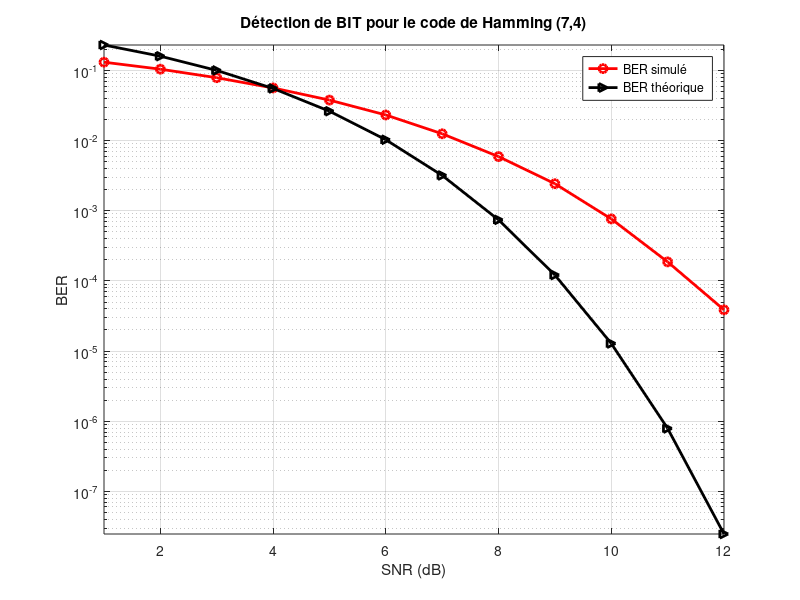

MATLAB code to generate this figure:
close all;
clear all;
clc;

SNRdB = 1:1:12;                           % SNR en dB
SNR = 10.^(SNRdB./10);                     % SNR à l'échelle linéaire
info_word_length = 100000;                 % Nombre de mots d'information
n = 7; 
k = 4;                                     % Paramètres du code de Hamming
num_trials = 4;                            % Nombre d'essais Monte Carlo
ber = zeros(length(SNR), 1);               % BER simulé

info_word = floor(2 * rand(k, info_word_length, num_trials));  % Génération de bits d'information aléatoires
code_bit5 = xor(info_word(1,:,:), xor(info_word(2,:,:), info_word(3,:,:)));   % Premier bit de parité
code_bit6 = xor(info_word(1,:,:), xor(info_word(3,:,:), info_word(4,:,:)));   % Deuxième bit de parité
code_bit7 = xor(info_word(1,:,:), xor(info_word(2,:,:), info_word(4,:,:)));   % Troisième bit de parité
code_word = [info_word; code_bit5; code_bit6; code_bit7];       % Mot d'information codé avec bits de parité
code_word(code_word == 0) = -1;              % Conversion des bits 0 en -1

H = [1 1 1;
     1 1 0; 
     1 0 1; 
     0 1 1; 
     1 0 0; 
     0 1 0; 
     0 0 1];     % Matrice de vérification de parité
C = de2bi((0:2^(k)-1));                       % Tous les bits de longueur k (stockés dans la matrice de mots de code valides 'C')
C = de2bi((0:2^(k)-1));                       % Tous les bits de longueur k (stockés dans la matrice de mots de code valides 'C')
C(1:16,5) = xor(C(:,1),xor(C(:,2),C(:,3)));   % Premier bit de parité
C(1:16,6) = xor(C(:,1),xor(C(:,3),C(:,4)));   % Deuxième bit de parité
C(1:16,7) = xor(C(:,1),xor(C(:,2),C(:,4)));   % Troisième bit de parité

for t = 1:num_trials
    decoded_bit = zeros(n, info_word_length);             % Sortie de décodage HARD   
    
    for i = 1:length(SNR)
        y = (sqrt(SNR(i)) * code_word(:,:,t)) + randn(n, info_word_length);     % Codes reçus

        % Détection de BIT (Hard)
        decoded_bit(y > 0) = 1;                    % Tous les bits reçus positifs convertis en 1
        decoded_bit(y < 0) = 0;                    % Tous les bits reçus négatifs convertis en 0

        ber(i) = ber(i) + length(find(decoded_bit(1:4,:) ~= info_word(:,:,t)));     % BER dans la détection de BIT
    end
end

ber = ber / (k * info_word_length * num_trials);
semilogy(SNRdB, ber, 'r-o', 'linewidth', 2.0)    % BER simulé dans le décodage HARD
hold on;
p = qfunc(sqrt(SNR));
BER_H = zeros(1, length(SNR));
for j = 2:n
    BER_H = BER_H + nchoosek(n, j) * (p.^j) .* ((1 - p).^(n - j));
end

semilogy(SNRdB, BER_H, 'k->', 'linewidth', 2.0);         % BER théorique dans le décodage HARD
hold on;
title('Détection de BIT pour le code de Hamming (7,4)');
xlabel('SNR (dB)');
ylabel('BER');
legend('BER simulé ', 'BER théorique ');
axis tight
grid on
